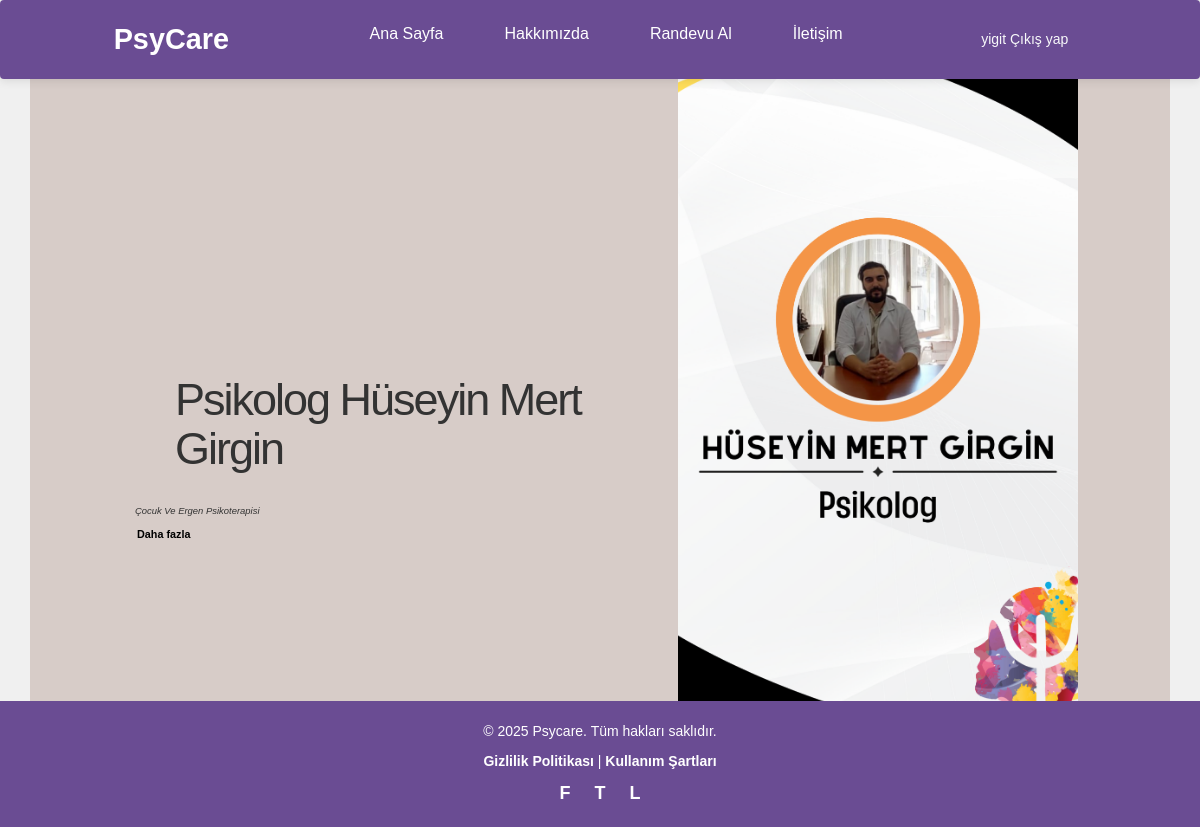
The app's page /danisman/4 (signed in) with its own data.
### danisman/models.py (models this page shows, shortened)
class Danisman(models.Model):
    title = models.CharField(max_length=100)  # Danışmanın unvanı (ör. Dr., Prof., vb.)
    full_name = models.CharField(max_length=255)  # Danışmanın tam adı
    specialization = models.CharField(max_length=255)  # Danışmanın uzmanlık alanı (ör. Psikolog, Terapi, vb.)
    fee = models.DecimalField(max_digits=10, decimal_places=2)  # Danışmanlık ücretini saklamak için (ör. 150.00)
    profile_picture = models.ImageField(upload_to='consultant_images/', blank=True, null=True)  # Profil fotoğrafı (isteğe bağlı)
    bio = models.TextField(blank=True, null=True)  # Danışman hakkında açıklamalar
    created_at = models.DateTimeField(auto_now_add=True)  # Kaydın oluşturulma zamanı
    updated_at = models.DateTimeField(auto_now=True)  # Kaydın son güncellenme zamanı
    class Meta:
        ordering = ['full_name']

### danisman/views.py (the view)
# urls.py: path('<int:danisman_id>' , views.danisman_details , name='danisman_details'),
def danisman_details(request , danisman_id):
    danisman = get_object_or_404(Danisman , pk = danisman_id)
    context = {'danisman': danisman}
    return render(request , 'danismanbilgi/details.html' , context)

### templates/danismanbilgi/details.html (shortened to what this page needs)
{% extends 'layout.html' %}
{% block content %}
{% load static %}
<link rel="stylesheet" href="{% static 'css/main.css' %}">
<div class="container">
  <div class="container-inner">
    <div class="main-content">
      <div class="main-headings" id="main-headings-js">
        <div class="heading">
          <h3 id="heading1">{{danisman.title}} {{danisman.full_name}}</h3>
        </div>
        <div class="short-bio mt-5">
          <p>{{danisman.specialization}}</p>
        </div>
        <a href="#" class="link" onclick="readMore()">Daha fazla</a>
      </div>
    </div>
    <div class="image-wrapper">
      <div class="image-container">
        <img class="image" src="{{danisman.profile_picture.url}}" alt="image of a young woman.">
      </div>
      <a href="{% url 'danisman_randevu' danisman.id %}" class="btn-custom mb-5">Randevu Al</a>
    </div>
  </div>
</div>
{% endblock %}

### templates/partial/_header.html (shortened to what this page needs)
<body>
    <nav class="navbar">
        <div class="logo">PsyCare</div>
        <ul class="nav-links">
            <li><a href="{% url 'pages_index' %}" class="btn btn-outline-light me-2">Ana Sayfa</a></li>
            <li><a href="{% url 'about' %}" class="btn btn-outline-light me-2">Hakkımızda</a></li>
            <li><a href="{% url 'danisman_index' %}" class="btn btn-outline-light me-2">Randevu Al</a></li>
            <li><a href="{% url 'contact' %}" class="btn btn-outline-light me-2">İletişim</a></li>
        </ul>
        {% if user.is_authenticated %}
        <div class="d-flex">
            <a href="javascript:{document.getElementById('logout').submit()}" class="btn btn-outline-light me-2">{{user.username}} Çıkış yap</a>
        </div>
        {% else %}
        <div class="d-flex">
            <a href="{% url 'login' %}" class="btn btn-outline-light me-2">Giriş Yap</a>
            <a href="{% url 'register' %}" class="btn btn-outline-light me-2">Kayıt Ol</a>
        </div>
        {% endif %}
    </nav>

### static/css/style.css (style rules this page uses)
* { margin: 0; padding: 0; box-sizing: border-box; font-family: 'Arial', sans-serif; }
body { background-color: #f0f0f0 !important; color: #333333; font-size: 16px; padding-top: 50px; }
.navbar { background-color: #6A4C93; color: white; display: flex; justify-content: space-between; align-items: center; padding: 15px 20px; position: fixed; width: 100%; top: 0; left: 0; box-shadow: 0 2px 10px rgba(0, 0, 0, 0.1); z-index: 1000; }
.navbar .logo { font-size: 1.8em; font-weight: bold; }
.nav-links { display: flex; list-style: none; }
.nav-links li { margin: 0 15px; }
.nav-links a { text-decoration: none; color: white; font-size: 1em; transition: 0.3s; }

### static/css/main.css (style rules this page uses)
body { margin: 0; padding: 0; }
.container { margin-top: 50px; margin-left: auto; margin-right: auto; width: 1200px; height: 700px; background-color: #D7CCC8; font-size: 14px; font-family: "Montserrat", sans; }
.container .container-inner { width: 100%; height: 100%; display: flex; flex-direction: row; justify-content: flex-start; position: relative; animation: fade-in 1.5s ease, slide-in 1.2s ease; -webkit-animation: fade-in 1.5s ease, slide-in 1.2s ease; }
.container .container-inner .main-content { flex-basis: 50%; order: 1; align-self: center; display: flex; flex-direction: column; }
.container .container-inner .main-content .main-headings { width: 100%; align-self: center; display: flex; flex-direction: column; animation: scaleDown 6s ease 2s; -webkit-animation: scaleDown 6s ease 2s; }
.container .container-inner .main-content .main-headings .heading { margin-top: 20px; margin-left: 80px; }
.container .container-inner .main-content .main-headings .heading #heading1, .container .container-inner .main-content .main-headings .heading #heading2, .container .container-inner .main-content .main-headings .heading #heading3 { margin: 0; margin-top: -20px; }
.container .container-inner .main-content .main-headings .heading #heading1, .container .container-inner .main-content .main-headings .heading #heading2 { font-size: 500%; font-weight: normal; letter-spacing: -2px; }
.container .container-inner .main-content .main-headings .heading #heading1 { margin-left: 50px; }
.container .container-inner .main-content .main-headings .short-bio { width: 60%; margin-top: -30px; margin-left: 90px; font-style: italic; font-size: 105%; }
.container .container-inner .main-content .main-headings a { margin-left: 92px; align-self: flex-start; font-weight: bold; font-size: 120%; font-family: helvetica; text-decoration: none; color: black; }
.container .container-inner .image-wrapper { flex-basis: 50%; order: 2; }
.container .container-inner .image-wrapper .image-container { width: 100%; height: 100%; overflow: hidden; display: flex; flex-direction: row; justify-content: center; align-items: center; animation: scaleDown 6s ease 2s; -webkit-animation: scaleDown 6s ease 2s; }
.container .container-inner .image-wrapper .image-container img { width: 100%; height: auto; position: relative; }
@media (min-width: 700px) and (max-width: 1200px) { .container { width: 100%; height: auto; font-size: 9px; } }
@media (min-width: 700px) and (max-width: 1200px) { .link { margin-left: 30px; } }

### templates/partial/_header.html (style rules this page uses)
* { margin: 0; padding: 0; box-sizing: border-box; font-family: 'Arial', sans-serif; }
body { background-color: #f0f0f0 !important; color: #333333; font-size: 16px; padding-top: 50px; }
.navbar { background-color: #6A4C93; color: white; display: flex; justify-content: space-between; align-items: center; padding: 15px 20px; position: fixed; width: 100%; top: 0; left: 0; box-shadow: 0 2px 10px rgba(0, 0, 0, 0.1); z-index: 1000; }
.navbar .logo { font-size: 1.8em; font-weight: bold; }
.nav-links { display: flex; list-style: none; }
.nav-links li { margin: 0 15px; }
.nav-links a { text-decoration: none; color: white; font-size: 1em; transition: 0.3s; }

### templates/danismanbilgi/details.html (style rules this page uses)
.btn-custom { background-color: #6A4C93; color: white; padding: 12px 30px; text-align: center; font-size: 16px; font-weight: bold; border: none; border-radius: 5px; text-decoration: none; display: inline-block; transition: background-color 0.3s ease, color 0.3s ease; }
.image-wrapper { display: flex; flex-direction: column; align-items: center; justify-content: center; text-align: center; }
.image-container { margin-bottom: 20px; }
.image { width: 100%; max-width: 400px; height: auto; border-radius: 10px; }

### records on screen
Danisman: title "Psikolog", full_name "Hüseyin Mert Girgin", specialization "Çocuk Ve Ergen Psikoterapisi", profile_picture (picture)

### other values on screen
{{ user.username }} "yigit"
